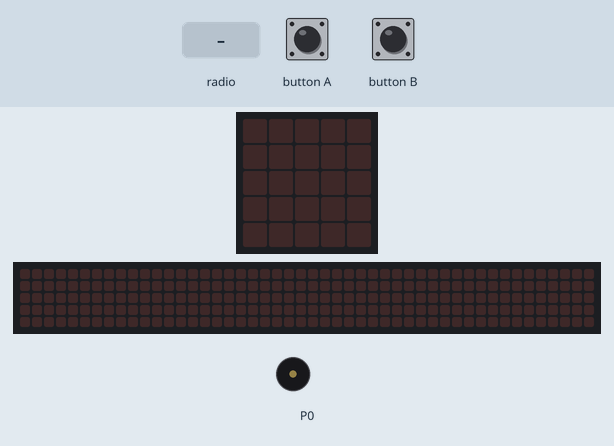
Simulated run of this program. Board: BBC micro:bit (MakeCode). On the bench: the board's 5×5 LED display, a strip that is not on the board, showing the scrolling text unrolled, buzzer (waves = sounding). The inputs (shaded band) are chosen by the test bench. The 48×5 strip is a reading aid, not a part: it shows the text the display is scrolling, unrolled, one strip-width of it at a time.

Above: at 1.2 s.
1.3 s: radio message "ALARM" arrives
At 3.6 s:
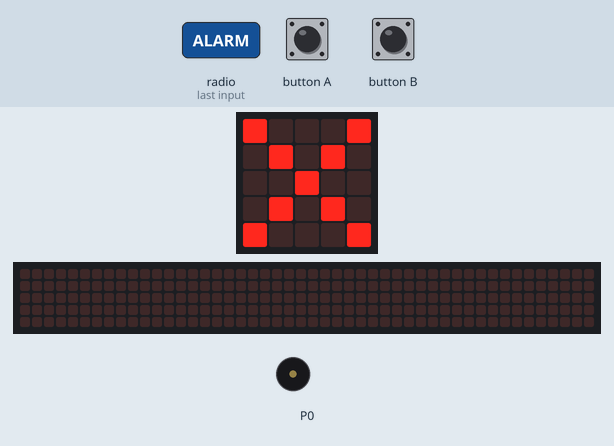
4.3 s: button A pressed for 0.15 s
At 7.01 s:
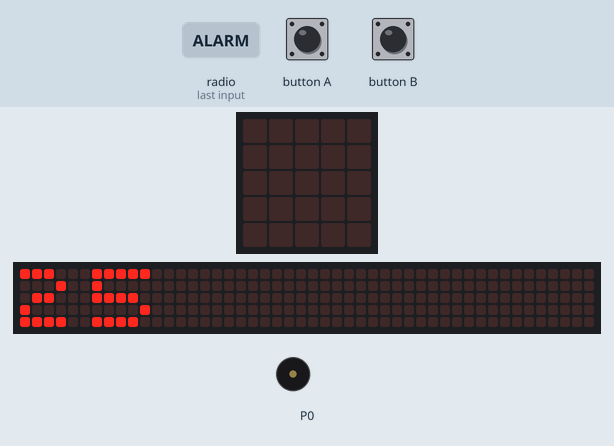
7.3 s: radio message "ALARM" arrives
At 8.09 s:
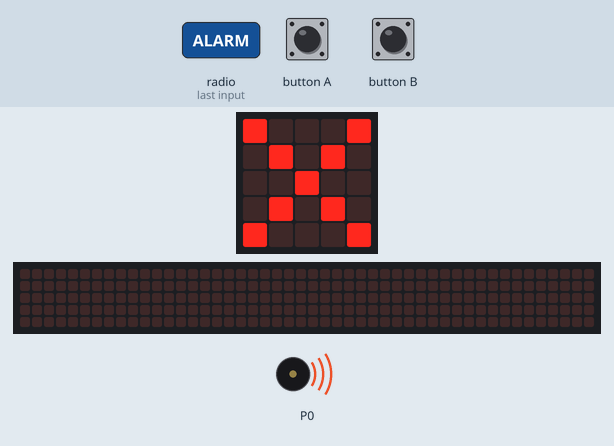
10.3 s: button B pressed for 0.15 s
At 11.6 s:
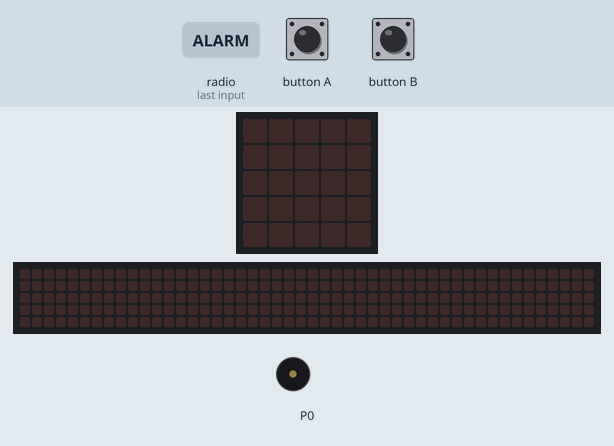
11.9 s: radio message "OK" arrives
At 12.12 s:
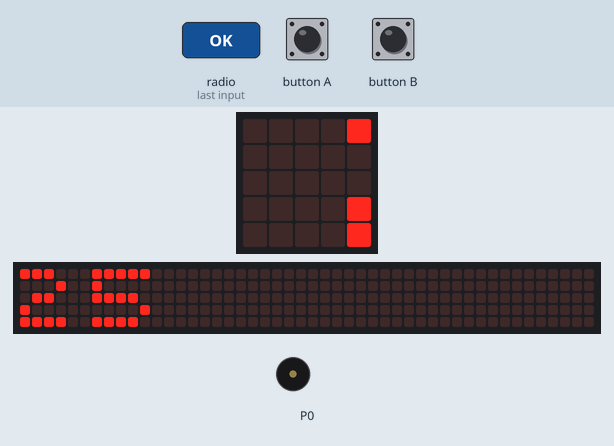
Timing chart, 0 to 14.9 s (numbered marks = the images above; inputs shaded):
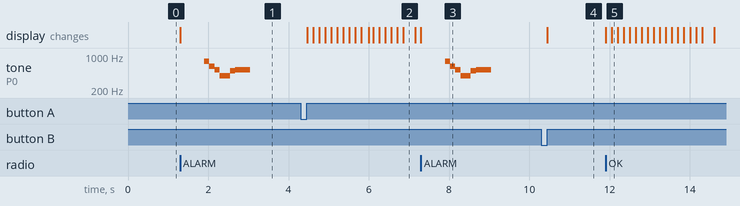

The program:

microbit_a.py
```python
def on_button_pressed_a():
    global running, timeLeft
    running = True
    timeLeft = 1500
input.on_button_pressed(Button.A, on_button_pressed_a)

def on_received_string(receivedString):
    global running
    if receivedString == "ALARM":
        running = False
        basic.show_icon(IconNames.NO)
        music.start_melody(music.built_in_melody(Melodies.POWER_DOWN),
            MelodyOptions.ONCE)
    elif receivedString == "OK":
        running = True
radio.on_received_string(on_received_string)

def on_button_pressed_b():
    global running, timeLeft
    running = False
    timeLeft = 1500
    basic.clear_screen()
input.on_button_pressed(Button.B, on_button_pressed_b)

running = False
timeLeft = 0
timeLeft = 1500
radio.set_group(7)

def on_forever():
    global timeLeft
    if running:
        basic.show_number(Math.idiv(timeLeft, 60))
        if timeLeft > 0:
            timeLeft += 0 - 1
        basic.pause(500)
basic.forever(on_forever)
```

Measured:
- after the input at 1.3 s, tone on P0: plays 784 Hz for 0.13 s, 622 Hz for 0.13 s, 523 Hz for 0.13 s, 392 Hz for 0.26 s, 494 Hz for 0.13 s, 523 Hz for 0.38 s, starting after 0.60 s; the display: changes at once (image 1)
- after the input at 4.3 s, the display: first changes after 0.16 s (image 2 shows a later state)
- after the input at 7.3 s, tone on P0: plays 784 Hz for 0.13 s, 622 Hz for 0.13 s, 523 Hz for 0.13 s, 392 Hz for 0.26 s, 494 Hz for 0.13 s, 523 Hz for 0.38 s, starting after 0.60 s; the display: changes at once (image 3)
- after the input at 10.3 s, the display: changes after 0.15 s (image 4)
- after the input at 11.9 s, the display: first changes at once (image 5 shows a later state)
